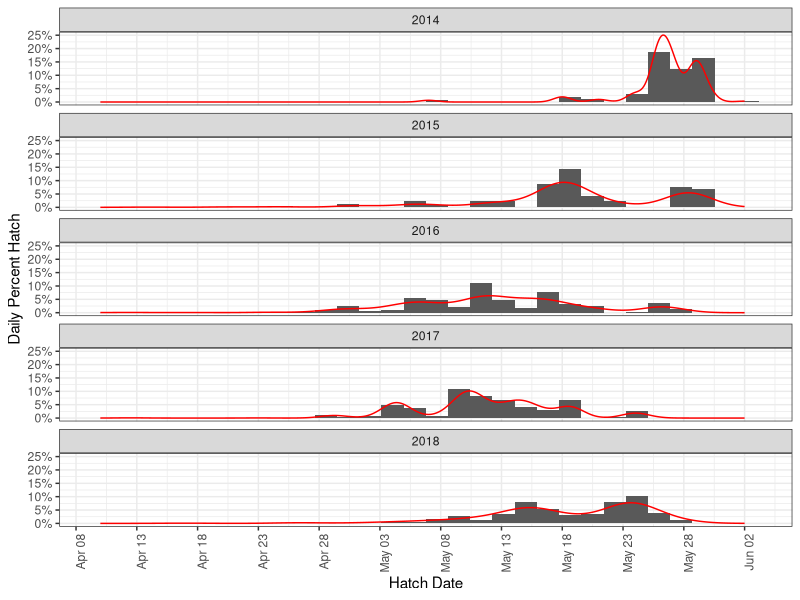

Generate this figure with R:
#### CLEAR THE ENVIRONMENT FIRST ---------------------------------------------

rm(list = ls(all.names = TRUE))


#### LOAD PACKAGES -----------------------------------------------------------

library(ggplot2)
library(lubridate)
library(dplyr)
library(readxl)


# LOAD LARVAL LENGTH AND ABUNDANCE DATA -------------------------------------------------------

larvae <- read_excel("data/lake-superior-apostle-islands/lake-superior-apostle-islands-larval-lengths.xlsx", sheet = "data") %>% 
  filter(!is.na(LENGTH))


## Total length-at-hatch = 9.936 (Stewart et al., 2021)
## Oyadomari & Auer, 2008 - 0.18 mm^-1
dates <- data.frame(LENGTH = c(21, 20, seq(18, 14, -1), seq(13.5, 8, -0.5), 7),
                    back.date = c(62, 56, 45, 40, 34, 28, 23, 20, 17, 14, 12, 9, 6, 3, 1, 0, 0, 0, 0, 0))

larvae.back <- left_join(larvae, dates) %>% 
  mutate(hatch.date = DATE-(back.date*86400),
         hatch.date.noYear = yday(hatch.date),
         hatch.date.noYear = as.Date(hatch.date.noYear, origin = "2020-12-31"))

larvae.back.summary <- larvae.back %>% group_by(YEAR) %>% 
  summarize(min.date = min(hatch.date),
            mean.date = mean(hatch.date),
            max.date = max(hatch.date),
            sigma.hatch = (max.date - mean.date) / 2.58,
            lower.dist = mean.date-sigma.hatch,
            upper.dist = mean.date+sigma.hatch)

write.csv(larvae.back.summary, "data/lake-superior-apostle-islands/lake-superior-apis-hatching.csv", row.names = FALSE)


ggplot(larvae.back, aes(x = hatch.date.noYear)) + 
  geom_histogram(aes(y = ..density..)) + 
  geom_density(col = "red") +
  labs(y = "Daily Percent Hatch", x = "Hatch Date") +
  scale_x_date(date_breaks = "5 days", date_labels =  "%b %d") +
  scale_y_continuous(labels = scales::percent) +
  theme_bw() +
  theme(axis.text.x = element_text(angle = 90, hjust = 1)) +
  facet_wrap(~YEAR, ncol = 1)

